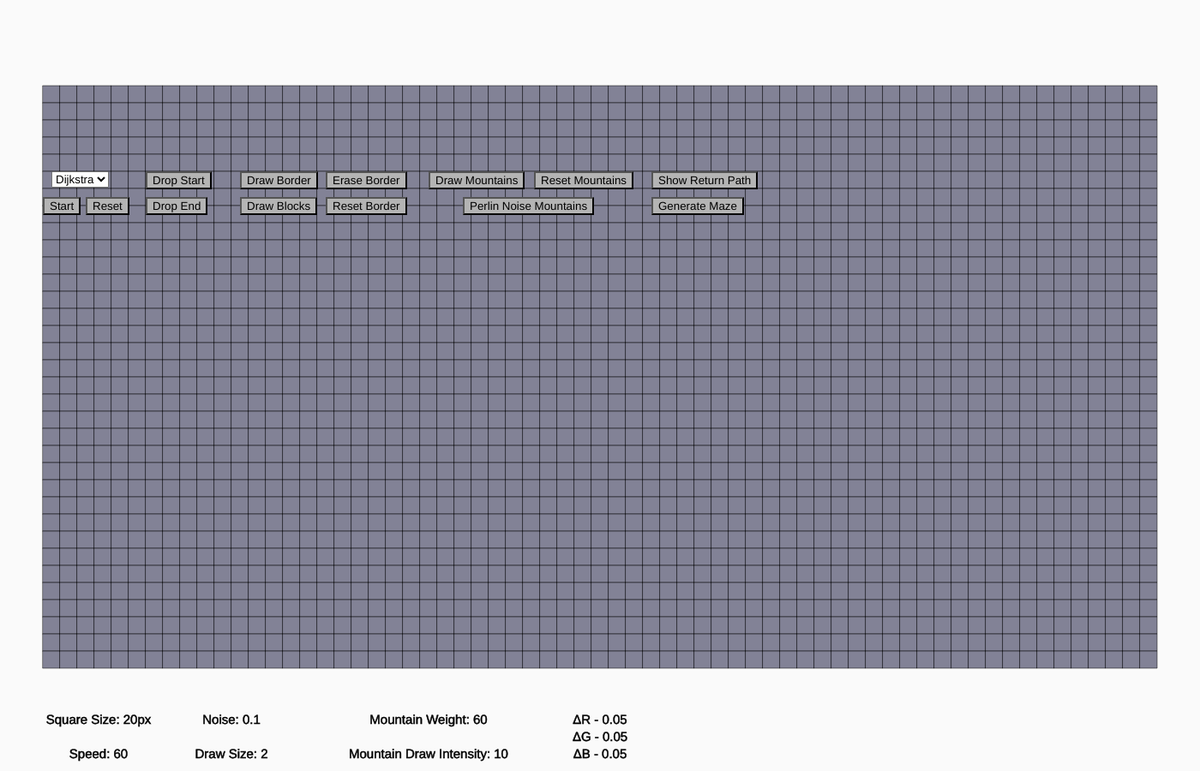
Frame 1 (no input)
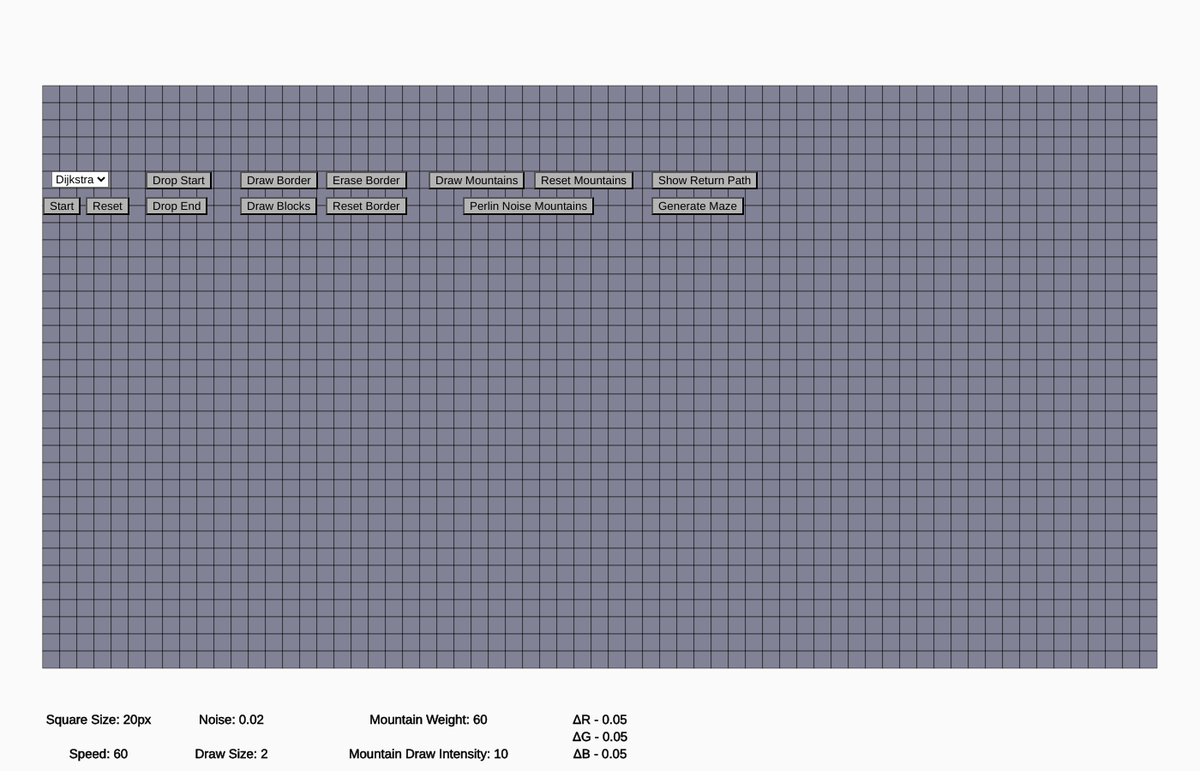
Frame 60 (no input)
Frame 120 (the mouse pressed at the canvas centre since frame 60): identical to frame 60, image omitted

The p5.js sketch that drew these frames (run headless with seeded random() and noise() and a simulated clock; from frame 60 on, the mouse is pressed at the canvas centre):

// p5.js sketch
// ── sketch.js
let colors = []
let coords = []
let leftPadding = 50;
let rightPadding = 50;
let topPadding = 100;
let bottomPadding = 130;
let sqSize = 20;
let start = null;
let end = null;
let pq = [];
let pi = [];
let u;
let algorithmWhile = false;
let algorithmFor = false;
let algorithmI = 0;
let algorithmDone = false
let inQueue = [];
let blocked = [];
let cantFindEnd = false;
let lastTouched = []
let rVar = 254;
let rIncr = 0.02;
let gVar = 254;
let rDir = true;
let gIncr = 0.01;
let gDir = true;
let bVar = 254;
let bIncr = 0.02;
let bDir = true;

let droppingStart = false;
let droppingEnd = false;
let currentAlgorithm = null;
let ltc = [100, 50, 200]
let baseColor = [130, 130, 150]
let blockedColor = [10, 10, 80];
let eraseColor = [160, 160, 180];
let startColor = [80, 220, 80];
let endColor = [240, 80, 80];
let startEndColorDir = false;
let activeButtonColor = [255, 180, 120];
let inactiveButtonColor = [180, 180, 180];
let uColor = [240, 140, 30];
let uColorDir = [false, false, false]
let visitingColor = [255, 50, 80]
let mountainStartColor = [200, 200 ,250];
let mountainEndColor = [0,0,100]
let returnPathColor = [255, 255, 25];
let lastBlocked = null;
let processVar = 0;
let processLimit = 30;
let finishingAlgorithm = false;
let drawingBorder = false;
let erasingBorder = false;
let par = null;
let fastAlgorithm = true;
let drawingTerrain = false;
let drawingMountains = false;
let drawTerrainStart = null;
let drawTerrainEnd = null;
let drawTerrainPressed = false;
let dijkstraButton, astarButton, dropStartButton, dropEndButton,
  resetAlgorithmButton, drawBorderButton, eraseBorderButton, resetBorderButton, drawTerrainButton
let buttonsList
let dijkstra = false;
let astar = false;
let bfs = false;
let mountained = [];
let mountainSlopes = [];
let mountainColors = [];
let mountainWeight = 20;
let mountainWeightSlider;
let visited = []
let dfsAdjCount = []
let running = false;
let noiseScale = 0.1
let returnPath = []
let perlinMountainsDrawn = false
const srtwo = Math.sqrt(2)
let priorityQueue = new PriorityQueue()


function setup() {
  textSize(20)
  let c = createCanvas(1400,900);
  
  // c.parent('pathfinderDiv')
  setupSquares()
  frameRate(144)
  noSmooth()
  textAlign(CENTER)

  algorithmSelect = createSelect()
  algorithmSelect.position(60,200)
  algorithmSelect.option("Dijkstra")
  algorithmSelect.option("A*")
  algorithmSelect.option("BFS")

  startButton = createButton('Start')
  startButton.position(50, 230)
  startButton.mousePressed(runSelectedAlgorithm)
  startButton.style('background-color', color(inactiveButtonColor));

  resetAlgorithmButton = createButton('Reset')
  resetAlgorithmButton.position(100, 230)
  resetAlgorithmButton.mousePressed(reset)
  resetAlgorithmButton.style('background-color', color(inactiveButtonColor));

  dropStartButton = createButton('Drop Start')
  dropStartButton.position(170, 200)
  dropStartButton.mousePressed(dropStart)
  dropStartButton.style('background-color', color(inactiveButtonColor));

  dropEndButton = createButton('Drop End')
  dropEndButton.position(170, 230)
  dropEndButton.mousePressed(dropEnd)
  dropEndButton.style('background-color', color(inactiveButtonColor));

  drawBorderButton = createButton('Draw Border')
  drawBorderButton.position(280, 200)
  drawBorderButton.mousePressed(drawBorder)
  drawBorderButton.style('background-color', color(inactiveButtonColor));

  eraseBorderButton = createButton('Erase Border')
  eraseBorderButton.position(380, 200)
  eraseBorderButton.mousePressed(eraseBorder)
  eraseBorderButton.style('background-color', color(inactiveButtonColor));

  resetBorderButton = createButton('Reset Border')
  resetBorderButton.position(380, 230)
  resetBorderButton.mousePressed(resetBorder)
  resetBorderButton.style('background-color', color(inactiveButtonColor));

  drawTerrainButton = createButton('Draw Blocks')
  drawTerrainButton.position(280, 230)
  drawTerrainButton.mousePressed(drawTerrain)
  drawTerrainButton.style('background-color', color(inactiveButtonColor));

  drawMountainsButton = createButton('Draw Mountains')
  drawMountainsButton.position(500, 200)
  drawMountainsButton.mousePressed(drawMountains)
  drawMountainsButton.style('background-color', color(inactiveButtonColor));

  drawPerlinMountainsButton = createButton('Perlin Noise Mountains')
  drawPerlinMountainsButton.position(540, 230)
  drawPerlinMountainsButton.mousePressed(drawPerlinMountains)
  drawPerlinMountainsButton.style('background-color', color(inactiveButtonColor));

  resetMountainsButton = createButton('Reset Mountains')
  resetMountainsButton.position(623, 200)
  resetMountainsButton.mousePressed(resetMountains)
  resetMountainsButton.style('background-color', color(inactiveButtonColor));

  showReturnPathButton = createButton('Show Return Path')
  showReturnPathButton.position(760, 200)
  showReturnPathButton.mousePressed(showReturnPath)
  showReturnPathButton.style('background-color', color(inactiveButtonColor));

  generateMazeButton = createButton('Generate Maze')
  generateMazeButton.position(760, 230)
  generateMazeButton.mousePressed(generateMaze)
  generateMazeButton.style('background-color', color(inactiveButtonColor));

  buttonsList = [dropStartButton, dropEndButton,resetAlgorithmButton, drawBorderButton, eraseBorderButton, resetBorderButton, drawTerrainButton,
    drawMountainsButton, drawPerlinMountainsButton]

  speedSlider = createSlider(1, 150, 60, 1)
  speedSlider.position(56, height+127)

  sqSizeSlider = createSlider(10, 50, 20, 1)
  sqSizeSlider.position(56, height+90)

  perlinNoiseSlider = createSlider(0.005, 0.5, 0.02, 0.001)
  perlinNoiseSlider.position(205, height+90)

  drawSlider = createSlider(1, 10, 2, 1)
  drawSlider.position(205, height+127)

  mountainWeightSlider = createSlider(1, 200, 60, 1)
  mountainWeightSlider.position(435, height+90);

  mountainDrawIntensitySlider = createSlider(1, 20, 10, 1)
  mountainDrawIntensitySlider.position(435, height+127);

  rIncrSlider = createSlider(0, 1, 0.05, 0.01)
  rIncrSlider.position(750, height+105);

  gIncrSlider = createSlider(0, 1, 0.05, 0.01)
  gIncrSlider.position(750, height+125);

  bIncrSlider = createSlider(0, 1, 0.05, 0.01)
  bIncrSlider.position(750, height+145);
  strokeWeight(0.5)
  stroke(1)
}

// TODO MAKE MOUNTAINS NOT DRAW OVER BORDER


function draw() {
  background(250);
  colorSquares()
  selectSquares()
  if (start) {
    fill(...startColor)
    blocked[start[0]][start[1]] = false;
    square(coords[start[0]][start[1]][0], coords[start[0]][start[1]][1], sqSize)
  }
  if (end) {
    fill(...endColor)
    blocked[end[0]][end[1]] = false;
    square(coords[end[0]][end[1]][0], coords[end[0]][end[1]][1], sqSize)
  }
  if (running) {
    runAlgorithm()
  }
  fill(...ltc)
  for (let n = 0; n < lastTouched.length; n++) {
    try {
      square(coords[lastTouched[n][0]][lastTouched[n][1]][0], coords[lastTouched[n][0]][lastTouched[n][1]][1], sqSize)
    } catch (err) {
    }
  }  
  if (sqSize != sqSizeSlider.value() && !running) {
    sqSize = sqSizeSlider.value()
    setupSquares()
  }
  if (cantFindEnd) {
    textSize(50)
    stroke(0)
    strokeWeight(10)
    fill(250, 250, 250)
    text("Can't Find End", 100, 100)
    strokeWeight(0.5)
    stroke(1)
  }
  textSize(15)
  fill(0,0,0)
  text("Speed: " + speedSlider.value(), 115, height-15)
  text("Square Size: "+sqSizeSlider.value()+"px", 115, height-55)
  text("Draw Size: " + drawSlider.value(), 270, height-15)
  text("Noise: " +noiseScale, 270, height-55)
  text("Mountain Weight: " + mountainWeightSlider.value(),500, height-55)
  text("Mountain Draw Intensity: " + mountainDrawIntensitySlider.value(),500, height-15)
  mountainWeight = 201 - mountainWeightSlider.value();
  rIncr = rIncrSlider.value()
  text("ΔR - " + rIncrSlider.value(), 700, height-55)
  gIncr = gIncrSlider.value()
  text("ΔG - " + gIncrSlider.value(), 700, height-35)
  bIncr = bIncrSlider.value()
  text("ΔB - " + bIncrSlider.value(), 700, height-15)
  if (noiseScale != perlinNoiseSlider.value()) {
    noiseScale = perlinNoiseSlider.value()
    if (perlinMountainsDrawn) {
      drawPerlinMountains()
      console.log("DrawinMountains")
    }
  }
  if (speedSlider.value() < 50) {
    fastAlgorithm = false;
    frameRate(10 + speedSlider.value())
  }
  else {
    fastAlgorithm = true;
    frameRate(60)
    processLimit = speedSlider.value() - 49
  }
  oscillateStartEndColors()
  lastTouched = []
}

function showReturnPath() {
  for (let v = 0; v < returnPath.length; v++) {
    colors[returnPath[v][0]][returnPath[v][1]] = returnPathColor;
    console.log(returnPath[v])
  }
}

function generateMaze() {
  for (let x = 0; x < coords.length; x++) { // Cover entire grid with blocked squares
    for (let y = 0; y < coords[x].length; y++) {
      colors[x][y] = blockedColor;
      blocked[x][y] = true;
    }
  }  
  let n = 1, s = 2, e=4, w=8;
  let dx = {4:2, 8:-2, 1:0, 2:0}
  let dy = {4:0, 8:0, 1:-2,2:2}
  let opposites = {4:w, 8:e, 1:s, 2:n}
  function makePassages(cx, cy, grid) {
    shuffle([n,s,e,w]).forEach((el,i)=> {
      let nx = cx + dx[el]
      let ny = cy + dy[el]
      if ((ny > 0 && ny < grid.length-1) && (nx > 0 && nx < grid[ny].length-1) && (grid[ny][nx] == 0)) {
        colors[cx+dx[el]][cy+dy[el]] = baseColor
        blocked[cx+dx[el]][cy+dy[el]] = false
        grid[cy][cx] |= el
        grid[ny][nx] |= opposites[el]
        makePassages(nx, ny, grid)
      }
    })
  }
  let g = []
  for (let  i = 0; i < coords[0].length; i++) {
    g.push([])
    for (let j = 0 ; j < coords.length; j++) {
      g[i].push(0)
    }
  }
  makePassages(2,2, g)
  console.log(g)
  for (let  i = 2; i < coords[0].length; i+=2) {
    for (let j = 2 ; j < coords.length; j+=2) {
      [n,s,e,w].forEach(el=> {
        if ((g[i][j] & el) ) {
          colors[j + (dx[el]/2)][i + (dy[el]/2)] = baseColor
          blocked[j + (dx[el]/2)][i + (dy[el]/2)] = false
        }
      })
    }
  }
}

function oscillateStartEndColors() {
  if (startColor[2] < 20 || startColor[2] >200) {
    startEndColorDir = !startEndColorDir;
  }
  let incr = startEndColorDir?10:-10;
  startColor[0]+=incr;
  startColor[2]+=incr;
  endColor[1]+=incr;
  endColor[2]+=incr;
}

function drawPerlinMountains() {
  perlinMountainsDrawn = true;
  for (let x = 0; x < coords.length; x++) {
    for (let y = 0; y < coords[x].length; y++) {
      if (blocked[x][y]) {
        continue
      }
      mountained[x][y]=true;
      let n = noise(x*noiseScale, y*noiseScale)
      mountainColors[x][y] = [
        200 - n*200,
        200 - n*200,
        250 - n*150
      ]
      colors[x][y] = mountainColors[x][y]
      mountainSlopes[x][y] = 200 - mountainColors[x][y][0]

    }
  }
}


function setupSquares() {
  end = null;
  start = null;
  let x = 0
  returnPath = []
  blocked=[];
  colors = []
  coords = []
  mountained = []
  mountainSlopes = []
  mountainColors = []
  for (let i = leftPadding; i < width - rightPadding; i += sqSize) {
    blocked.push([])
    colors.push([])
    coords.push([])
    mountained.push([])
    mountainSlopes.push([])
    mountainColors.push([])
    for (let j = topPadding; j < height - bottomPadding; j += sqSize) {
      colors[x].push(baseColor)
      coords[x].push([i, j])
      blocked[x].push(false)
      mountained[x].push(false)
      mountainSlopes[x].push(0)
      mountainColors[x].push([...mountainStartColor])
    }
    x++;
  }
}


function resetSquares() {
  let x = 0
  let y = 0;
  for (let i = leftPadding; i < width - rightPadding; i += sqSize) {
    colors.push([])
    coords.push([])
    y = 0
    for (let j = topPadding; j < height - bottomPadding; j += sqSize) {
      if (blocked[x][y]) {
        colors[x].push(blockedColor)
      } 
      else if (mountained[x][y]) {
        colors[x].push(mountainColors[x][y])
      }
      else {
        colors[x].push(baseColor)
      }
      coords[x].push([i, j])
      y++;
    }
    x++;
  }
}


function colorSquares() {
  for (let i = 0; i < coords.length; i++) {
    for (let j = 0; j < coords[0].length; j++) {
      fill(...colors[i][j])
      square(coords[i][j][0], coords[i][j][1], sqSize);
    }
  }
}

function isMouseInFrame() {
  if (
    mouseX < width - rightPadding &&
    mouseY < height - bottomPadding &&
    mouseX > leftPadding &&
    mouseY > topPadding) {
      return true;
    }
  return false;
}

function selectSquares() {
  if (droppingStart || droppingEnd) {
    if (isMouseInFrame()) {
      sqx = parseInt((mouseX - leftPadding) / sqSize)
      sqy = parseInt((mouseY - topPadding) / sqSize)
      lastTouched.push([sqx, sqy])
      if (mouseIsPressed) {
        droppingStart && start!= null ? colors[start[0]][start[1]] = baseColor : end!=null ? colors[end[0]][end[1]] = baseColor : {};
        droppingStart ? start = [sqx, sqy] : end = [sqx, sqy]
        droppingStart ? colors[start[0]][start[1]] = baseColor : colors[end[0]][end[1]] = baseColor
        droppingStart ? colors[sqx][sqy] = startColor : colors[sqx][sqy] = endColor
        droppingStart = false;
        droppingEnd = false;
      }
    }
  }
  else if (drawingBorder || erasingBorder) {
    if (isMouseInFrame()) {
      sqx = parseInt((mouseX - leftPadding) / sqSize)
      sqy = parseInt((mouseY - topPadding) / sqSize)
      try {
        let drawSize = drawSlider.value();
        if (mouseIsPressed) {
          let b = drawingBorder ? true : false;
          let c = drawingBorder ? blockedColor : baseColor;
          colors[sqx][sqy] = c
          blocked[sqx][sqy] = b;
          if (drawSize > 1) {
            colors[sqx + 1][sqy] = c
            blocked[sqx + 1][sqy] = b;
            colors[sqx - 1][sqy] = c
            blocked[sqx - 1][sqy] = b;
            colors[sqx][sqy + 1] = c
            blocked[sqx][sqy + 1] = b;
            colors[sqx][sqy - 1] = c
            blocked[sqx][sqy - 1] = b;
          }
          if (drawSize > 2) {
            colors[sqx + 1][sqy + 1] = c
            blocked[sqx + 1][sqy + 1] = b;
            colors[sqx - 1][sqy + 1] = c
            blocked[sqx - 1][sqy + 1] = b;
            colors[sqx + 1][sqy - 1] = c
            blocked[sqx + 1][sqy - 1] = b;
            colors[sqx - 1][sqy - 1] = c
            blocked[sqx - 1][sqy - 1] = b;
          }
        }
        lastTouched.push([sqx, sqy])
        if (drawSize > 1) {
          lastTouched.push([sqx + 1, sqy], [sqx - 1, sqy], [sqx, sqy + 1], [sqx, sqy - 1])
        }
        if (drawSize > 2) {
          lastTouched.push([sqx + 1, sqy + 1], [sqx - 1, sqy + 1], [sqx - 1, sqy - 1], [sqx + 1, sqy - 1])
        }
      } catch (err) { 
        // console.log(err) 
      }
    }
  }
  else if (drawingTerrain) {
    if (isMouseInFrame()) {
      if (drawTerrainPressed && mouseIsPressed) {
        rect(drawTerrainStart[0],
          drawTerrainStart[1],
          ((mouseX - drawTerrainStart[0])),
          ((mouseY - drawTerrainStart[1])))
      }
    }
  }
  else if (drawingMountains) {
    if (isMouseInFrame()) {
      sqx = parseInt((mouseX - leftPadding) / sqSize)
      sqy = parseInt((mouseY - topPadding) / sqSize)
      try {
        let drawSize = drawSlider.value();
        if (mouseIsPressed) {
          let pvDone = false
          incrementMountain(sqx,sqy)
          colors[sqx][sqy] = mountainColors[sqx][sqy]
          for (let v = 1; v < drawSize; v++) {
            for (let o = 0; o < 4; o++) {
              pvDone = false
              for (let p = -v; p <= v; p++) {
                if (drawSize > 1 && (p < -parseInt(drawSize*(drawSize/3)/v) || p > parseInt(drawSize*(drawSize/3)/v))) {
                  continue
                }  
                if (Math.abs(p)==Math.abs(v) && (o==0 || o ==1)) {
                  continue
                } else if (Math.abs(p)==Math.abs(v)) {
                  pvDone = true;
                }
                if (o == 0) {
                  incrementMountain(sqx+p, sqy+v)
                  colors[sqx+p][sqy+v] = mountainColors[sqx+p][sqy+v]
                } 
                if (o == 1) {
                  incrementMountain(sqx+p, sqy-v)
                  colors[sqx+p][sqy-v] = mountainColors[sqx+p][sqy-v]
                }
                if (o == 2) {
                  incrementMountain(sqx+v, sqy+p)
                  colors[sqx+v][sqy+p] = mountainColors[sqx+v][sqy+p]
                }
                if (o == 3) {
                  incrementMountain(sqx-v, sqy+p)
                  colors[sqx-v][sqy+p] = mountainColors[sqx-v][sqy+p]
                }
              }
            }
          }
        }
        let c = [200, 200, 200, 0.1]
        fill(c)
        ellipse(mouseX, mouseY, drawSize*sqSize*2, drawSize*sqSize*2)
      } catch (err) {
        //  console.log(err) 
        }
    }
  }
}

function incrementMountain(x, y) {
  for (let f = 0; f < 3; f++) {
    if (mountainColors[x][y][f] > mountainEndColor[f]) {
      mountainColors[x][y][f]-=mountainDrawIntensitySlider.value();
    }
  }
  mountained[x][y] = true
  mountainSlopes[x][y] = 200 - mountainColors[x][y][0];
}

function mouseReleased() {
  drawTerrainEnd = [mouseX, mouseY]
  if (drawTerrainPressed) {
    calculateTerrain()
  }
  lastBlocked = null;
  drawTerrainPressed = false;
}

function mousePressed() {
  if (drawingTerrain) {
    drawTerrainStart = [mouseX, mouseY]
    drawTerrainPressed = true;
  }
}


// Reset Handlers

function reset() {
  inQueue = [];
  colors = []
  coords = []
  pq = [];
  pi = [];
  algorithmWhile = false;
  algorithmFor = false;
  algorithmDone = false
  algorithmI = 0;
  rVar = 255;
  gVar = 255;
  bVar = 255;
  cantFindEnd = false;
  running = false;
  priorityQueue = new PriorityQueue();
  resetSquares()
}

function resetBorder() {
  for (let a = 0; a < blocked.length; a++) {
    for (let b = 0; b < blocked[a].length; b++) {
      if (blocked[a][b]) {
        blocked[a][b] = false;
        colors[a][b] = baseColor;
        if (mountained[a][b]) {
          colors[a][b] = mountainColors[a][b]
        }
      }
    }
  }
}

function resetMountains() {
  perlinMountainsDrawn = false;
  for (let a = 0; a < coords.length; a++) {
    for (let b = 0; b < coords[a].length; b++) {
      if (mountained[a][b]) {
        mountained[a][b] = false;
        mountainColors[a][b] = [...mountainStartColor]
        mountainSlopes[a][b] = 0
        colors[a][b] = baseColor;
        if (blocked[a][b]) {
          colors[a][b] = blockedColor
        }
      }
    }
  }
}


// Button Handlers

function deactivateAllButtons() {
  droppingStart = false;
  droppingEnd = false;
  erasingBorder = false;
  drawingBorder = false;
  drawingTerrain = false;
  drawingMountains = false;
  for (let i = 0; i < buttonsList.length; i++) {
    buttonsList[i].style('background-color', color(inactiveButtonColor));
  }
}


function runSelectedAlgorithm() {
  let alg = algorithmSelect.value()
  if (alg === "Dijkstra") {startDijkstra()}
  else if (alg === "A*") {startAstar()}
  else if (alg === "BFS") {startBfs()}
}

function dropStart() {
  if (droppingStart) {
    ltc = baseColor;
    deactivateAllButtons()
    return
  }
  deactivateAllButtons()
  droppingStart = true;
  ltc = startColor
  dropStartButton.style('background-color', color(activeButtonColor));
}

function dropEnd() {
  if (droppingEnd) {
    ltc = baseColor;
    deactivateAllButtons()
    return
  }
  deactivateAllButtons()
  droppingEnd = true;
  ltc = endColor
  dropEndButton.style('background-color', color(activeButtonColor));
}

function drawBorder() {
  if (drawingBorder) {
    ltc = baseColor;
    deactivateAllButtons()
    return;
  }
  deactivateAllButtons()
  drawingBorder = true;
  ltc = blockedColor
  drawBorderButton.style('background-color', color(activeButtonColor));
}

function eraseBorder() {
  if (erasingBorder) {
    ltc = baseColor;
    deactivateAllButtons()
    return;
  }
  deactivateAllButtons()
  erasingBorder = true;
  ltc = eraseColor;
  eraseBorderButton.style('background-color', color(activeButtonColor));
}

function drawTerrain() {
  if (drawingTerrain) {
    ltc = baseColor;
    deactivateAllButtons()
    return;
  }
  deactivateAllButtons()
  drawingTerrain = true;
  drawTerrainButton.style('background-color', color(activeButtonColor));
}


function drawMountains() {
  if (drawingMountains) {
    ltc = baseColor;
    deactivateAllButtons()
    return;
  }
  deactivateAllButtons()
  drawingMountains = true;
  drawMountainsButton. style('background-color', color(activeButtonColor));
}

function calculateTerrain() {
  let startBox = [parseInt((drawTerrainStart[0] - leftPadding) / sqSize), parseInt((drawTerrainStart[1] - topPadding) / sqSize)]
  let endBox = [parseInt((drawTerrainEnd[0] - leftPadding) / sqSize), parseInt((drawTerrainEnd[1] - topPadding) / sqSize)]
  let incrI = startBox[0] - endBox[0] < 0 ? 1 : -1
  let incrJ = startBox[1] - endBox[1] < 0 ? 1 : -1
  for (let i = startBox[0]; (incrI == -1 ? i > endBox[0] : i < endBox[0]); i += incrI) {
    for (let j = startBox[1]; (incrJ == -1 ? j > endBox[1] : j < endBox[1]); j += incrJ) {
      colors[i][j] = blockedColor;
      blocked[i][j] = true
    }
  }
}
// ── bellmanFord.js
let openbf = []
let closedbf = []
let pibf = []
let bfRelaxing = false;
let bfReturning = false;
let bfAdjCount = 0;
let bfI = 0;
let bfJ = 0;
let bfFound = false;

function runbf() {
    if (bfRelaxing && bfJ < pq[0].length) {
        if (fastbf) {
            relaxBfFast()
        }
        else {
            relaxBfSlow()
        }
        bfI++;
        if (bfI == pq.length) {
            bfJ++
            bfI = 0;
        }
    } else {
        bfRelaxing = false;
        bfReturning = true;
    }
    if (bfFound && bfJ >= pq[0].length) {
        bfRelaxing = false;
        par = [end[0], end[1]]
        par = pi[par[0]][par[1]]
        colors[end[0]][end[1]] = endColor;
        colors[start[0]][start[1]] = startColor
        while (par[0] != start[0] || par[1] != start[1]) {
            colors[par[0]][par[1]] = [255, 255, 25];
            par = pi[par[0]][par[1]]
        }
    }
    if (bfI == end[0] && bfJ == end[1]) {
        bfFound = true;
    }
    u = [bfI, bfJ, pq[bfI][bfJ]];
}

function startbf() {
    setupbf();
    currentAlgorithm = runbf;
    bfRelaxing = true
}
function setupbf() {
    pq = [];
    pi = [];
    for (let i = 0; i < coords.length; i++) {
        pq.push([])
        pi.push([])
        for (let j = 0; j < coords[0].length; j++) {
            if (start[0] == i && start[1] == j) {
                pq[i].push(0)
                pi[i].push(null);
                continue
            }
            pq[i].push(99999)
            pi[i].push(null)
        }
    }
    ltc = [50, 250, 100]
}

function relaxBfSlow() {
    if (bfAdjCount == 8) {
        rVar -= rIncr;
        gVar -= gIncr;
        bVar -= bIncr;
        bfAdjCount = 0;
    }
    else {
        try {
            switch (bfAdjCount) {
                case 0:
                    if (blocked[u[0] + 1][u[1]]) { break; }
                    colors[u[0] + 1][u[1]] = [rVar, gVar, bVar];
                    if (pq[u[0] + 1][u[1]] > (pq[u[0]][u[1]]) + 1) {
                        pq[u[0] + 1][u[1]] = (pq[u[0]][u[1]]) + 1
                        pi[u[0] + 1][u[1]] = [u[0], u[1]]
                        // lastTouched = [u[0] + 1, u[1]]
                    }
                    break;
                case 1:
                    if (blocked[u[0] - 1][u[1]]) { break; }
                    colors[u[0] - 1][u[1]] = [rVar, gVar, bVar];
                    if (pq[u[0] - 1][u[1]] > (pq[u[0]][u[1]]) + 1) {
                        pq[u[0] - 1][u[1]] = (pq[u[0]][u[1]]) + 1
                        pi[u[0] - 1][u[1]] = [u[0], u[1]]
                        // lastTouched = [u[0] - 1, u[1]]
                    }
                    break;
                case 2:
                    if (blocked[u[0]][u[1] + 1]) { break; }
                    colors[u[0]][u[1] + 1] = [rVar, gVar, bVar];
                    if (pq[u[0]][u[1] + 1] > (pq[u[0]][u[1]]) + 1) {
                        pq[u[0]][u[1] + 1] = (pq[u[0]][u[1]]) + 1
                        pi[u[0]][u[1] + 1] = [u[0], u[1]]
                        // lastTouched = [u[0], u[1] + 1]
                    }
                    break;
                case 3:
                    if (blocked[u[0]][u[1] - 1]) { break; }
                    colors[u[0]][u[1] - 1] = [rVar, gVar, bVar];
                    if (pq[u[0]][u[1] - 1] > (pq[u[0]][u[1]]) + 1) {
                        pq[u[0]][u[1] - 1] = (pq[u[0]][u[1]]) + 1
                        pi[u[0]][u[1] - 1] = [u[0], u[1]]
                        // lastTouched = [u[0], u[1] - 1]
                    }
                    break;
                case 4:
                    if (blocked[u[0] + 1][u[1] + 1]) { break; }
                    colors[u[0] + 1][u[1] + 1] = [rVar, gVar, bVar];
                    if (pq[u[0] + 1][u[1] + 1] > (pq[u[0]][u[1]]) + 1) {
                        pq[u[0] + 1][u[1] + 1] = (pq[u[0]][u[1]]) + 1.4
                        pi[u[0] + 1][u[1] + 1] = [u[0], u[1]]
                        // lastTouched = [u[0] + 1, u[1] + 1]
                    }
                    break;
                case 5:
                    if (blocked[u[0] - 1][u[1] - 1]) { break; }
                    colors[u[0] - 1][u[1] - 1] = [rVar, gVar, bVar];
                    if (pq[u[0] - 1][u[1] - 1] > (pq[u[0]][u[1]]) + 1) {
                        pq[u[0] - 1][u[1] - 1] = (pq[u[0]][u[1]]) + 1.4
                        pi[u[0] - 1][u[1] - 1] = [u[0], u[1]]
                        // lastTouched = [u[0] - 1, u[1] - 1]
                    }
                    break;
                case 6:
                    if (blocked[u[0] - 1][u[1] + 1]) { break; }
                    colors[u[0] - 1][u[1] + 1] = [rVar, gVar, bVar];
                    if (pq[u[0] - 1][u[1] + 1] > (pq[u[0]][u[1]]) + 1) {
                        pq[u[0] - 1][u[1] + 1] = (pq[u[0]][u[1]]) + 1.4
                        pi[u[0] - 1][u[1] + 1] = [u[0], u[1]]
                        // lastTouched = [u[0] - 1, u[1] + 1]
                    }
                    break;
                case 7:
                    if (blocked[u[0] + 1][u[1] - 1]) { break; }
                    colors[u[0] + 1][u[1] - 1] = [rVar, gVar, bVar];
                    if (pq[u[0] + 1][u[1] - 1] > (pq[u[0]][u[1]]) + 1) {
                        pq[u[0] + 1][u[1] - 1] = (pq[u[0]][u[1]]) + 1.4
                        pi[u[0] + 1][u[1] - 1] = [u[0], u[1]]
                        // lastTouched = [u[0] + 1, u[1] - 1]
                    }
                    break;

            }
            bfAdjCount++;
        } catch (err) {
            // console.log(err)
            bfAdjCount++;
        }
    }
}


function relaxBfFast() {
    bfAdjCount = 0;
    while (bfAdjCount != 8) {
        try {
            switch (bfAdjCount) {
                case 0:
                    if (blocked[u[0] + 1][u[1]]) { break; }
                    colors[u[0] + 1][u[1]] = [rVar, gVar, bVar];
                    if (pq[u[0] + 1][u[1]] > (pq[u[0]][u[1]]) + 1) {
                        pq[u[0] + 1][u[1]] = (pq[u[0]][u[1]]) + 1
                        pi[u[0] + 1][u[1]] = [u[0], u[1]]
                    }
                    break;
                case 1:
                    if (blocked[u[0] - 1][u[1]]) { break; }
                    colors[u[0] - 1][u[1]] = [rVar, gVar, bVar];
                    if (pq[u[0] - 1][u[1]] > (pq[u[0]][u[1]]) + 1) {
                        pq[u[0] - 1][u[1]] = (pq[u[0]][u[1]]) + 1
                        pi[u[0] - 1][u[1]] = [u[0], u[1]]
                    }
                    break;
                case 2:
                    if (blocked[u[0]][u[1] + 1]) { break; }
                    colors[u[0]][u[1] + 1] = [rVar, gVar, bVar];
                    if (pq[u[0]][u[1] + 1] > (pq[u[0]][u[1]]) + 1) {
                        pq[u[0]][u[1] + 1] = (pq[u[0]][u[1]]) + 1
                        pi[u[0]][u[1] + 1] = [u[0], u[1]]
                    }
                    break;
                case 3:
                    if (blocked[u[0]][u[1] - 1]) { break; }
                    colors[u[0]][u[1] - 1] = [rVar, gVar, bVar];
                    if (pq[u[0]][u[1] - 1] > (pq[u[0]][u[1]]) + 1) {
                        pq[u[0]][u[1] - 1] = (pq[u[0]][u[1]]) + 1
                        pi[u[0]][u[1] - 1] = [u[0], u[1]]
                    }
                    break;
                case 4:
                    if (blocked[u[0] + 1][u[1] + 1]) { break; }
                    colors[u[0] + 1][u[1] + 1] = [rVar, gVar, bVar];
                    if (pq[u[0] + 1][u[1] + 1] > (pq[u[0]][u[1]]) + 1) {
                        pq[u[0] + 1][u[1] + 1] = (pq[u[0]][u[1]]) + 1.4
                        pi[u[0] + 1][u[1] + 1] = [u[0], u[1]]
                    }
                    break;
                case 5:
                    if (blocked[u[0] - 1][u[1] - 1]) { break; }
                    colors[u[0] - 1][u[1] - 1] = [rVar, gVar, bVar];
                    if (pq[u[0] - 1][u[1] - 1] > (pq[u[0]][u[1]]) + 1) {
                        pq[u[0] - 1][u[1] - 1] = (pq[u[0]][u[1]]) + 1.4
                        pi[u[0] - 1][u[1] - 1] = [u[0], u[1]]
                    }
                    break;
                case 6:
                    if (blocked[u[0] - 1][u[1] + 1]) { break; }
                    colors[u[0] - 1][u[1] + 1] = [rVar, gVar, bVar];
                    if (pq[u[0] - 1][u[1] + 1] > (pq[u[0]][u[1]]) + 1) {
                        pq[u[0] - 1][u[1] + 1] = (pq[u[0]][u[1]]) + 1.4
                        pi[u[0] - 1][u[1] + 1] = [u[0], u[1]]
                    }
                    break;
                case 7:
                    if (blocked[u[0] + 1][u[1] - 1]) { break; }
                    colors[u[0] + 1][u[1] - 1] = [rVar, gVar, bVar];
                    if (pq[u[0] + 1][u[1] - 1] > (pq[u[0]][u[1]]) + 1) {
                        pq[u[0] + 1][u[1] - 1] = (pq[u[0]][u[1]]) + 1.4
                        pi[u[0] + 1][u[1] - 1] = [u[0], u[1]]
                    }
                    break;

            }
            bfAdjCount++;
        } catch (err) {
            console.log(err)
            bfAdjCount++;
        }
        rVar -= rIncr;
        gVar -= gIncr;
        bVar -= bIncr;
    }
}
// ── dijkstra.js


function runDijkstra() {
    if (finishingDijkstra) {
        lastTouched = []
        finishDijkstra()
    } else {
        for (let k = 0; k < processLimit; k++) {
            if (!dijkstraDone) {
                
                if (pq[end[0]][end[1]] < 99999) {
                    finishingDijkstra = true
                    par = [end[0], end[1]]
                    par = pi[par[0]][par[1]]
                    colors[end[0]][end[1]] = endColor;
                    colors[start[0]][start[1]] = startColor
                }
                else if (dijkstraWhile) {
                    u = priorityQueue.dequeue()[0]
                    if ( !u || u.length==0) { 
                        cantFindEnd = true;
                        dijkstraDone = true;
                        return 
                    }
                    colors[u[0]][u[1]] = uColor;
                    for (let m = 0; m < 3; m++) {
                        if (uColor[m] > 250 || uColor[m] <3) {
                            uColorDir[m] = !uColorDir[m]
                        }
                        uColorDir[m] ? uColor[m]++:uColor[m]--;
                    }
                    dijkstraWhile = false;
                    dijkstraFor = true;
                } else if (dijkstraFor) {
                    if (fastDijkstra) {
                        relaxFast()
                    } else {
                        relaxSlow()
                    }
                }
            } else {
                currentAlgorithm = null;
            }
        }
    }
}

function startDijkstra() {
    if (start==null || end==null) {
        return
    }
    setupDijkstra()
    dijkstra = true;
    astar = false;
    dijkstraWhile = true;
    dijkstraFor = false;
    dijkstraDone = false;
    finishingDijkstra = false;
    currentAlgorithm = runDijkstra;
}
function startAstar() {
    if (start==null || end==null) {
        return
    }
    setupDijkstra()
    dijkstra = false;
    astar = true;
    dijkstraWhile = true;
    dijkstraFor = false;
    dijkstraDone = false;
    finishingDijkstra = false;
    currentAlgorithm = runDijkstra;
}


function finishDijkstra() {
    let done = true
    if (par[0] != start[0] || par[1] != start[1]) {
        colors[par[0]][par[1]] = [255, 255, 25];
        par = pi[par[0]][par[1]]
        done = false;
    }
    colors[par[0]][par[1]] = [255, 255, 255];
    if (done) {
        dijkstraDone = true
        finishingDijkstra = false;
        colors[end[0]][end[1]] = endColor;
        colors[start[0]][start[1]] = startColor
    }
}

function setupDijkstra() {
    inQueue = [];
    pq = [];
    pi = [];
    fromEnd = [];
    for (let i = 0; i < coords.length; i++) {
        pq.push([])
        pi.push([])
        fromEnd.push([])
        inQueue.push([])
        for (let j = 0; j < coords[0].length; j++) {
            if (start[0] == i && start[1] == j) {
                pq[i].push(0)
                pi[i].push(null);
                priorityQueue.enqueue([i, j, 0])
                inQueue[i].push(false)
                fromEnd[i].push(heuristic(start))
                continue
            }
            pq[i].push(99999)
            pi[i].push(null)
            inQueue[i].push(false)
            fromEnd[i].push(99999)
        }
    }
    ltc = visitingColor
}

// Euclidean, TODO: Add more heuristics

function heuristic(node) {
    return Math.sqrt(Math.pow(Math.abs(end[0] - node[0]), 2) + Math.pow(Math.abs(end[1] - node[1]), 2))
}

function relaxSlow() {
    if (dijkstraI == 8) {
        dijkstraFor = false
        dijkstraWhile = true
        rVar -= rIncr;
        gVar -= gIncr;
        bVar -= bIncr;
        dijkstraI = 0
        lastTouched=[]
    }
    else {
        try {
            visitAdjacents()
            dijkstraI++;
        } catch (err) {
            dijkstraI++;
        }
    }
}

function relaxFast() {
    dijkstraI = 0
    lastTouched = []
    while (dijkstraI != 8) {
        try {
            visitAdjacents()
            dijkstraI++;
        } catch (err) {
            dijkstraI++;
        }
        dijkstraFor = false
        dijkstraWhile = true
        rVar -= rIncr;
        gVar -= gIncr;
        bVar -= bIncr;
    }
}

function visitAdjacents() {
    switch (dijkstraI) {
        case 0:
            if (blocked[u[0] + 1][u[1]]) { break; }
            colors[u[0] + 1][u[1]] = [rVar, gVar, bVar];
            if (pq[u[0] + 1][u[1]] > (pq[u[0]][u[1]]) + 1 + (mountained[u[0]+1][u[1]] ? mountainSlopes[u[0]+1][u[1]]/mountainWeight : 0)) {
                pq[u[0] + 1][u[1]] = (pq[u[0]][u[1]]) + 1 + (mountained[u[0]+1][u[1]] ? mountainSlopes[u[0]+1][u[1]]/mountainWeight : 0)
                pi[u[0] + 1][u[1]] = [u[0], u[1]]
                if (dijkstra) {
                    priorityQueue.enqueue([u[0]+1, u[1], pq[u[0] + 1][u[1]]])
                } else if (astar) {
                    priorityQueue.enqueue([u[0]+1, u[1], heuristic([u[0] + 1, u[1]]) + pq[u[0] + 1][u[1]]])
                }
                lastTouched.push([u[0]+1,u[1]])
            }
            break;
        case 1:
            if (blocked[u[0] - 1][u[1]]) { break; }
            colors[u[0] - 1][u[1]] = [rVar, gVar, bVar];
            if (pq[u[0] - 1][u[1]] > (pq[u[0]][u[1]]) + 1  + (mountained[u[0]-1][u[1]] ? mountainSlopes[u[0]-1][u[1]]/mountainWeight : 0)) {
                pq[u[0] - 1][u[1]] = (pq[u[0]][u[1]]) + 1  + (mountained[u[0]-1][u[1]] ? mountainSlopes[u[0]-1][u[1]]/mountainWeight : 0)
                pi[u[0] - 1][u[1]] = [u[0], u[1]]
                if (dijkstra) {
                    priorityQueue.enqueue([u[0]-1, u[1],pq[u[0] - 1][u[1]]])
                } else if (astar){
                    priorityQueue.enqueue([u[0]-1, u[1], heuristic([u[0] - 1, u[1]]) + pq[u[0] - 1][u[1]]])
                }
                lastTouched.push([u[0]-1,u[1]])
            }
            break;
        case 2:
            if (blocked[u[0]][u[1] + 1]) { break; }
            colors[u[0]][u[1] + 1] = [rVar, gVar, bVar];
            if (pq[u[0]][u[1] + 1] > (pq[u[0]][u[1]]) + 1 + (mountained[u[0]][u[1]+1] ? mountainSlopes[u[0]][u[1]+1]/mountainWeight : 0)) {
                pq[u[0]][u[1] + 1] = (pq[u[0]][u[1]]) + 1 + (mountained[u[0]][u[1]+1] ? mountainSlopes[u[0]][u[1]+1]/mountainWeight : 0)
                pi[u[0]][u[1] + 1] = [u[0], u[1]]
                if (dijkstra) {
                    priorityQueue.enqueue([u[0], u[1]+1, pq[u[0]][u[1]+1]])
                } else if (astar) {
                    priorityQueue.enqueue([u[0], u[1]+1, heuristic([u[0], u[1]+1]) + pq[u[0]][u[1]+1]])
                }
                lastTouched.push([u[0],u[1]+1])
            }
            break;
        case 3:
            if (blocked[u[0]][u[1] - 1]) { break; }
            colors[u[0]][u[1] - 1] = [rVar, gVar, bVar];
            if (pq[u[0]][u[1] - 1] > (pq[u[0]][u[1]]) + 1  + (mountained[u[0]][u[1]-1] ? mountainSlopes[u[0]+1][u[1]-1]/mountainWeight : 0)) {
                pq[u[0]][u[1] - 1] = (pq[u[0]][u[1]]) + 1  + (mountained[u[0]][u[1]-1] ? mountainSlopes[u[0]+1][u[1]-1]/mountainWeight : 0)
                pi[u[0]][u[1] - 1] = [u[0], u[1]]
                if (dijkstra) {
                    priorityQueue.enqueue([u[0], u[1]-1, pq[u[0]][u[1]-1]])
                } else if (astar) {
                    priorityQueue.enqueue([u[0], u[1]-1, heuristic([u[0], u[1]-1]) + pq[u[0]][u[1]-1]])
                }
                lastTouched.push([u[0],u[1]-1])
            }
            break;
        case 4:
            if (blocked[u[0] + 1][u[1] + 1]) { break; }
            colors[u[0] + 1][u[1] + 1] = [rVar, gVar, bVar];
            if (pq[u[0] + 1][u[1] + 1] > (pq[u[0]][u[1]]) + 1.4  + (mountained[u[0]+1][u[1]+1] ? mountainSlopes[u[0]+1][u[1]+1]/mountainWeight : 0)) {
                pq[u[0] + 1][u[1] + 1] = (pq[u[0]][u[1]]) + 1.4  + (mountained[u[0]+1][u[1]+1] ? mountainSlopes[u[0]+1][u[1]+1]/mountainWeight : 0)
                pi[u[0] + 1][u[1] + 1] = [u[0], u[1]]
                if (dijkstra) {
                    priorityQueue.enqueue([u[0]+1, u[1]+1, pq[u[0]+1][u[1]+1]])
                } else if (astar) {
                    priorityQueue.enqueue([u[0]+1, u[1]+1, heuristic([u[0]+1, u[1]+1]) + pq[u[0]+1][u[1]+1]])
                }
                lastTouched.push([u[0]+1,u[1]+1])
            }
            break;
        case 5:
            if (blocked[u[0] - 1][u[1] - 1]) { break; }
            colors[u[0] - 1][u[1] - 1] = [rVar, gVar, bVar];
            if (pq[u[0] - 1][u[1] - 1] > (pq[u[0]][u[1]]) + 1.4  + (mountained[u[0]-1][u[1]-1] ? mountainSlopes[u[0]-1][u[1]-1]/mountainWeight: 0)) {
                pq[u[0] - 1][u[1] - 1] = (pq[u[0]][u[1]]) + 1.4  + (mountained[u[0]-1][u[1]-1] ? mountainSlopes[u[0]-1][u[1]-1]/mountainWeight: 0)
                pi[u[0] - 1][u[1] - 1] = [u[0], u[1]]
                if (dijkstra) {
                    priorityQueue.enqueue([u[0]-1, u[1]-1, pq[u[0]-1][u[1]-1]])
                } else if (astar) {
                    priorityQueue.enqueue([u[0]-1, u[1]-1, heuristic([u[0]-1, u[1]-1]) + pq[u[0]-1][u[1]-1]])
                }
                lastTouched.push([u[0]-1,u[1]-1])
            }
            break;
        case 6:
            if (blocked[u[0] - 1][u[1] + 1]) { break; }
            colors[u[0] - 1][u[1] + 1] = [rVar, gVar, bVar];
            if (pq[u[0] - 1][u[1] + 1] > (pq[u[0]][u[1]]) + 1.4  + (mountained[u[0]-1][u[1]+1] ? mountainSlopes[u[0]-1][u[1]+1]/mountainWeight : 0)) {
                pq[u[0] - 1][u[1] + 1] = (pq[u[0]][u[1]]) + 1.4  + (mountained[u[0]-1][u[1]+1] ? mountainSlopes[u[0]-1][u[1]+1]/mountainWeight : 0)
                pi[u[0] - 1][u[1] + 1] = [u[0], u[1]]
                if (dijkstra) {
                    priorityQueue.enqueue([u[0]-1, u[1]+1, pq[u[0]-1][u[1]+1]])
                } else if (astar) {
                    priorityQueue.enqueue([u[0]-1, u[1]+1, heuristic([u[0]-1, u[1]+1]) + pq[u[0]-1][u[1]+1]])
                }
                lastTouched.push([u[0]-1,u[1]+1])
            }
            break;
        case 7:
            if (blocked[u[0] + 1][u[1] - 1]) { break; }
            colors[u[0] + 1][u[1] - 1] = [rVar, gVar, bVar];
            if (pq[u[0] + 1][u[1] - 1] > (pq[u[0]][u[1]]) + 1.4  + (mountained[u[0]+1][u[1]-1] ? mountainSlopes[u[0]+1][u[1]-1]/mountainWeight : 0)) {
                pq[u[0] + 1][u[1] - 1] = (pq[u[0]][u[1]]) + 1.4  + (mountained[u[0]+1][u[1]-1] ? mountainSlopes[u[0]+1][u[1]-1]/mountainWeight : 0)
                pi[u[0] + 1][u[1] - 1] = [u[0], u[1]]
                if (dijkstra) {
                    priorityQueue.enqueue([u[0]+1, u[1]-1, pq[u[0]+1][u[1]-1]])
                } else if (astar) {
                    priorityQueue.enqueue([u[0]+1, u[1]-1, heuristic([u[0]+1, u[1]-1]) + pq[u[0]+1][u[1]-1]])
                }
                lastTouched.push([u[0]+1,u[1]-1])
            }
            break;

    }
}
// ── pathfinder.js

function runAlgorithm() {
    for (let k = 0; k < processLimit; k++) {
        if (finishingAlgorithm) {
            finishAlgorithm()
        }
        else if (!algorithmDone) {
            if (pq[end[0]][end[1]] < 99999) {
                finishingAlgorithm = true
                returnPath = []
                par = [end[0], end[1]]
                par = pi[par[0]][par[1]]
                storeReturnPath()
            }
            else if (algorithmWhile) {
                u = priorityQueue.dequeue()[0]
                if ( !u || u.length==0) { 
                    cantFindEnd = true;
                    algorithmDone = true;
                    return 
                }
                colors[u[0]][u[1]] = uColor;
                for (let m = 0; m < 3; m++) {
                    if (uColor[m] > 250 || uColor[m] <3) {
                        uColorDir[m] = !uColorDir[m]
                    }
                    uColorDir[m] ? uColor[m]++:uColor[m]--;
                }
                algorithmFor = true
                algorithmWhile = false;
            } else if (algorithmFor) {
                if (fastAlgorithm) {
                    relaxFast()
                } else {
                    relaxSlow()
                }
            }
        } else {
            currentAlgorithm = null;
        }
    }
}

function storeReturnPath() {
    let parent = [...par]
    while (parent[0] != start[0] || parent[1] != start[1]) {
        colors[parent[0]][parent[1]] = returnPathColor
        returnPath.push(parent)
        parent = pi[parent[0]][parent[1]]
    }
}

function startDijkstra() {
    let ready = setupAlgorithm()
    if (!ready) {return}
    dijkstra = true;

}
function startAstar() {
    let ready = setupAlgorithm()
    if (!ready) {return}
    astar = true;
}

function startBfs() {
    let ready = setupAlgorithm()
    if (!ready) {return}
    bfs = true
}

function finishAlgorithm() {
    let done = true
    if (par[0] != start[0] || par[1] != start[1]) {
        colors[par[0]][par[1]] = [250,220,105]
        returnPath.push(par)
        par = pi[par[0]][par[1]]
        done = false;
    }
    if (done) {
        algorithmDone = true
        finishingAlgorithm = false;
    }
}

function setupAlgorithm() {
    if (start==null || end==null) {return false}
    dijkstra = false;
    astar = false;
    bfs = false
    algorithmWhile = true;
    algorithmFor = false;
    algorithmDone = false;
    finishingAlgorithm = false;
    running = true;
    pq = [];
    pi = [];
    visited = []
    for (let i = 0; i < coords.length; i++) {
        pq.push([])
        pi.push([])
        visited.push([])
        for (let j = 0; j < coords[0].length; j++) {
            if (start[0] == i && start[1] == j) {
                pq[i].push(0)
                pi[i].push(null);
                priorityQueue.enqueue([i, j, 0])
                visited[i].push(true)
                continue
            }
            pq[i].push(99999)
            pi[i].push(null)
            visited[i].push(false)
        }
    }
    ltc = visitingColor
    return true;
}

// Euclidean, TODO: Add more heuristics

function heuristic(node) {
    return Math.sqrt(Math.pow(Math.abs(end[0] - node[0]), 2) + Math.pow(Math.abs(end[1] - node[1]), 2))
}

function relaxSlow() {
    if (algorithmI >=8) {
        algorithmFor = false
        algorithmWhile = true
        rVar -= rIncr;
        gVar -= gIncr;
        bVar -= bIncr;
        algorithmI = 0
    }
    else {
        try {
            visitAdjacents()
            algorithmI++;
        } catch (err) {
            algorithmI++;
        }
    }
}

function relaxFast() {
    algorithmI = 0
    while (algorithmI < 8) {
        try {
            visitAdjacents()
            algorithmI++;
        } catch (err) {
            algorithmI++;
        }
        incrementColors()
    }
    algorithmFor = false
    algorithmWhile = true
}

function incrementColors() {
    if (rVar < 1 || rVar > 255) {
        rDir = !rDir
    }
    rDir? rVar-=rIncr: rVar+=rIncr;

    if (gVar < 1 || gVar > 255) {
        gDir = !gDir
    }
    gDir? gVar-=gIncr: gVar+=gIncr;

    if (bVar < 1 || rVar > 255) {
        bDir = !bDir
    }
    bDir? bVar-=bIncr: bVar+=bIncr;
}

function visitAdjacents() {
    switch (algorithmI) {
        case 0:
            if (blocked[u[0] + 1][u[1]]) { break; }
            colors[u[0] + 1][u[1]] = [rVar, gVar, bVar];
            if (pq[u[0] + 1][u[1]] > (pq[u[0]][u[1]]) + 1 + (mountained[u[0]+1][u[1]] ? mountainSlopes[u[0]+1][u[1]]/mountainWeight : 0)) {
                pq[u[0] + 1][u[1]] = (pq[u[0]][u[1]]) + 1 + (mountained[u[0]+1][u[1]] ? mountainSlopes[u[0]+1][u[1]]/mountainWeight : 0)
                pi[u[0] + 1][u[1]] = [u[0], u[1]]
                if (dijkstra) {
                    priorityQueue.enqueue([u[0]+1, u[1], pq[u[0] + 1][u[1]]])
                } else if (astar) {
                    priorityQueue.enqueue([u[0]+1, u[1], heuristic([u[0] + 1, u[1]]) + pq[u[0] + 1][u[1]]])
                } 
                else if (bfs && !visited[u[0]+1][u[1]]) {
                    visited[u[0]][u[1]] = true
                    priorityQueue.push([u[0]+1, u[1], pq[u[0] + 1][u[1]]])
                }
                lastTouched.push([u[0]+1,u[1]])
            }
            break;
        case 1:
            if (blocked[u[0] - 1][u[1]]) { break; }
            colors[u[0] - 1][u[1]] = [rVar, gVar, bVar];
            if (pq[u[0] - 1][u[1]] > (pq[u[0]][u[1]]) + 1  + (mountained[u[0]-1][u[1]] ? mountainSlopes[u[0]-1][u[1]]/mountainWeight : 0)) {
                pq[u[0] - 1][u[1]] = (pq[u[0]][u[1]]) + 1  + (mountained[u[0]-1][u[1]] ? mountainSlopes[u[0]-1][u[1]]/mountainWeight : 0)
                pi[u[0] - 1][u[1]] = [u[0], u[1]]
                if (dijkstra) {
                    priorityQueue.enqueue([u[0]-1, u[1],pq[u[0] - 1][u[1]]])
                } else if (astar){
                    priorityQueue.enqueue([u[0]-1, u[1], heuristic([u[0] - 1, u[1]]) + pq[u[0] - 1][u[1]]])
                }
                else if (bfs &&  !visited[u[0]-1][u[1]]) {
                    visited[u[0]][u[1]] = true
                    priorityQueue.push([u[0]-1, u[1], pq[u[0] - 1][u[1]]])
                }
                lastTouched.push([u[0]-1,u[1]])
            }
            break;
        case 2:
            if (blocked[u[0]][u[1] + 1]) { break; }
            colors[u[0]][u[1] + 1] = [rVar, gVar, bVar];
            if (pq[u[0]][u[1] + 1] > (pq[u[0]][u[1]]) + 1 + (mountained[u[0]][u[1]+1] ? mountainSlopes[u[0]][u[1]+1]/mountainWeight : 0)) {
                pq[u[0]][u[1] + 1] = (pq[u[0]][u[1]]) + 1 + (mountained[u[0]][u[1]+1] ? mountainSlopes[u[0]][u[1]+1]/mountainWeight : 0)
                pi[u[0]][u[1] + 1] = [u[0], u[1]]
                if (dijkstra) {
                    priorityQueue.enqueue([u[0], u[1]+1, pq[u[0]][u[1]+1]])
                } else if (astar) {
                    priorityQueue.enqueue([u[0], u[1]+1, heuristic([u[0], u[1]+1]) + pq[u[0]][u[1]+1]])
                }
                else if (bfs &&  !visited[u[0]][u[1]+1]) {
                    visited[u[0]][u[1]] = true
                    priorityQueue.push([u[0], u[1]+1, pq[u[0]][u[1]+1]])
                }
                lastTouched.push([u[0],u[1]+1])
            }
            break;
        case 3:
            if (blocked[u[0]][u[1] - 1]) { break; }
            colors[u[0]][u[1] - 1] = [rVar, gVar, bVar];
            if (pq[u[0]][u[1] - 1] > (pq[u[0]][u[1]]) + 1  + (mountained[u[0]][u[1]-1] ? mountainSlopes[u[0]+1][u[1]-1]/mountainWeight : 0)) {
                pq[u[0]][u[1] - 1] = (pq[u[0]][u[1]]) + 1  + (mountained[u[0]][u[1]-1] ? mountainSlopes[u[0]+1][u[1]-1]/mountainWeight : 0)
                pi[u[0]][u[1] - 1] = [u[0], u[1]]
                if (dijkstra) {
                    priorityQueue.enqueue([u[0], u[1]-1, pq[u[0]][u[1]-1]])
                } else if (astar) {
                    priorityQueue.enqueue([u[0], u[1]-1, heuristic([u[0], u[1]-1]) + pq[u[0]][u[1]-1]])
                }
                else if (bfs &&  !visited[u[0]][u[1]-1]) {
                    visited[u[0]][u[1]] = true
                    priorityQueue.push([u[0], u[1]-1, pq[u[0]][u[1]-1]])
                }
                lastTouched.push([u[0],u[1]-1])
            }
            break;
        case 4:
            if (blocked[u[0] + 1][u[1] + 1]) { break; }
            colors[u[0] + 1][u[1] + 1] = [rVar, gVar, bVar];
            if (pq[u[0] + 1][u[1] + 1] > (pq[u[0]][u[1]]) + srtwo  + (mountained[u[0]+1][u[1]+1] ? mountainSlopes[u[0]+1][u[1]+1]/mountainWeight : 0)) {
                pq[u[0] + 1][u[1] + 1] = (pq[u[0]][u[1]]) + srtwo  + (mountained[u[0]+1][u[1]+1] ? mountainSlopes[u[0]+1][u[1]+1]/mountainWeight : 0)
                pi[u[0] + 1][u[1] + 1] = [u[0], u[1]]
                if (dijkstra) {
                    priorityQueue.enqueue([u[0]+1, u[1]+1, pq[u[0]+1][u[1]+1]])
                } else if (astar) {
                    priorityQueue.enqueue([u[0]+1, u[1]+1, heuristic([u[0]+1, u[1]+1]) + pq[u[0]+1][u[1]+1]])
                }
                else if (bfs && !visited[u[0]+1][u[1]+1]) {
                    visited[u[0]][u[1]] = true
                    priorityQueue.push([u[0]+1, u[1]+1, pq[u[0]+1][u[1]+1]])
                }
                lastTouched.push([u[0]+1,u[1]+1])
            }
            break;
        case 5:
            if (blocked[u[0] - 1][u[1] - 1]) { break; }
            colors[u[0] - 1][u[1] - 1] = [rVar, gVar, bVar];
            if (pq[u[0] - 1][u[1] - 1] > (pq[u[0]][u[1]]) + srtwo  + (mountained[u[0]-1][u[1]-1] ? mountainSlopes[u[0]-1][u[1]-1]/mountainWeight: 0)) {
                pq[u[0] - 1][u[1] - 1] = (pq[u[0]][u[1]]) + srtwo  + (mountained[u[0]-1][u[1]-1] ? mountainSlopes[u[0]-1][u[1]-1]/mountainWeight: 0)
                pi[u[0] - 1][u[1] - 1] = [u[0], u[1]]
                if (dijkstra) {
                    priorityQueue.enqueue([u[0]-1, u[1]-1, pq[u[0]-1][u[1]-1]])
                } else if (astar) {
                    priorityQueue.enqueue([u[0]-1, u[1]-1, heuristic([u[0]-1, u[1]-1]) + pq[u[0]-1][u[1]-1]])
                }
                else if (bfs &&  !visited[u[0]-1][u[1]-1]) {
                    visited[u[0]][u[1]] = true
                    priorityQueue.push([u[0]-1, u[1]-1, pq[u[0]-1][u[1]-1]])
                }
                lastTouched.push([u[0]-1,u[1]-1])
            }
            break;
        case 6:
            if (blocked[u[0] - 1][u[1] + 1]) { break; }
            colors[u[0] - 1][u[1] + 1] = [rVar, gVar, bVar];
            if (pq[u[0] - 1][u[1] + 1] > (pq[u[0]][u[1]]) + srtwo  + (mountained[u[0]-1][u[1]+1] ? mountainSlopes[u[0]-1][u[1]+1]/mountainWeight : 0)) {
                pq[u[0] - 1][u[1] + 1] = (pq[u[0]][u[1]]) + srtwo  + (mountained[u[0]-1][u[1]+1] ? mountainSlopes[u[0]-1][u[1]+1]/mountainWeight : 0)
                pi[u[0] - 1][u[1] + 1] = [u[0], u[1]]
                if (dijkstra) {
                    priorityQueue.enqueue([u[0]-1, u[1]+1, pq[u[0]-1][u[1]+1]])
                } else if (astar) {
                    priorityQueue.enqueue([u[0]-1, u[1]+1, heuristic([u[0]-1, u[1]+1]) + pq[u[0]-1][u[1]+1]])
                }
                else if (bfs &&!visited[u[0]-1][u[1]+1]) {
                    visited[u[0]][u[1]] = true
                    priorityQueue.push([u[0]-1, u[1]+1, pq[u[0]-1][u[1]+1]])
                }
                lastTouched.push([u[0]-1,u[1]+1])
            }
            break;
        case 7:
            if (blocked[u[0] + 1][u[1] - 1]) { break; }
            colors[u[0] + 1][u[1] - 1] = [rVar, gVar, bVar];
            if (pq[u[0] + 1][u[1] - 1] > (pq[u[0]][u[1]]) + srtwo  + (mountained[u[0]+1][u[1]-1] ? mountainSlopes[u[0]+1][u[1]-1]/mountainWeight : 0)) {
                pq[u[0] + 1][u[1] - 1] = (pq[u[0]][u[1]]) + srtwo  + (mountained[u[0]+1][u[1]-1] ? mountainSlopes[u[0]+1][u[1]-1]/mountainWeight : 0)
                pi[u[0] + 1][u[1] - 1] = [u[0], u[1]]
                if (dijkstra) {
                    priorityQueue.enqueue([u[0]+1, u[1]-1, pq[u[0]+1][u[1]-1]])
                } else if (astar) {
                    priorityQueue.enqueue([u[0]+1, u[1]-1, heuristic([u[0]+1, u[1]-1]) + pq[u[0]+1][u[1]-1]])
                }
                else if (bfs && !visited[u[0]+1][u[1]-1]) {
                    visited[u[0]][u[1]] = true
                    priorityQueue.push([u[0]+1, u[1]-1, pq[u[0]+1][u[1]-1]])
                }
                lastTouched.push([u[0]+1,u[1]-1])
            }
            break;
    }
}
// ── priorityQueue.js
class PriorityQueue {
    constructor() {
        this.arr = []
    }
    enqueue(node) {
        for (let i = 0; i < this.arr.length; i++) {
            if (this.arr[i][2] > node[2]) {
                this.arr.splice(i, 0, node)
                return
            }
        }
        this.arr.push(node)
    }
    dequeue() {
        return this.arr.splice(0,1)
    }

    printQueue() {
        console.log(this.arr)
    }
}
